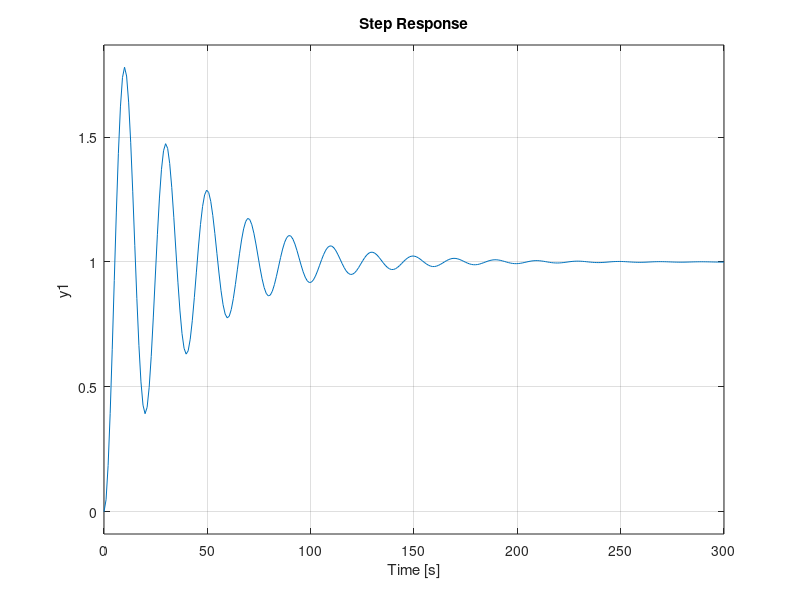

Write MATLAB code to recreate this figure.
%% Exercício 4

clc; 
close all; 
clear all;

%Definição dos parâmetros
m = 10; %Kg
k = 1; %N/m
b = 0.5; %Ns/m

%Definição das funções
num = [1/m];
den = [1 b/m k/m];
H = tf(num,den)

%Plotagem
figure()
step(H)
%Podemos observar que a amplitude máx. é aprox. 1,8m
grid on